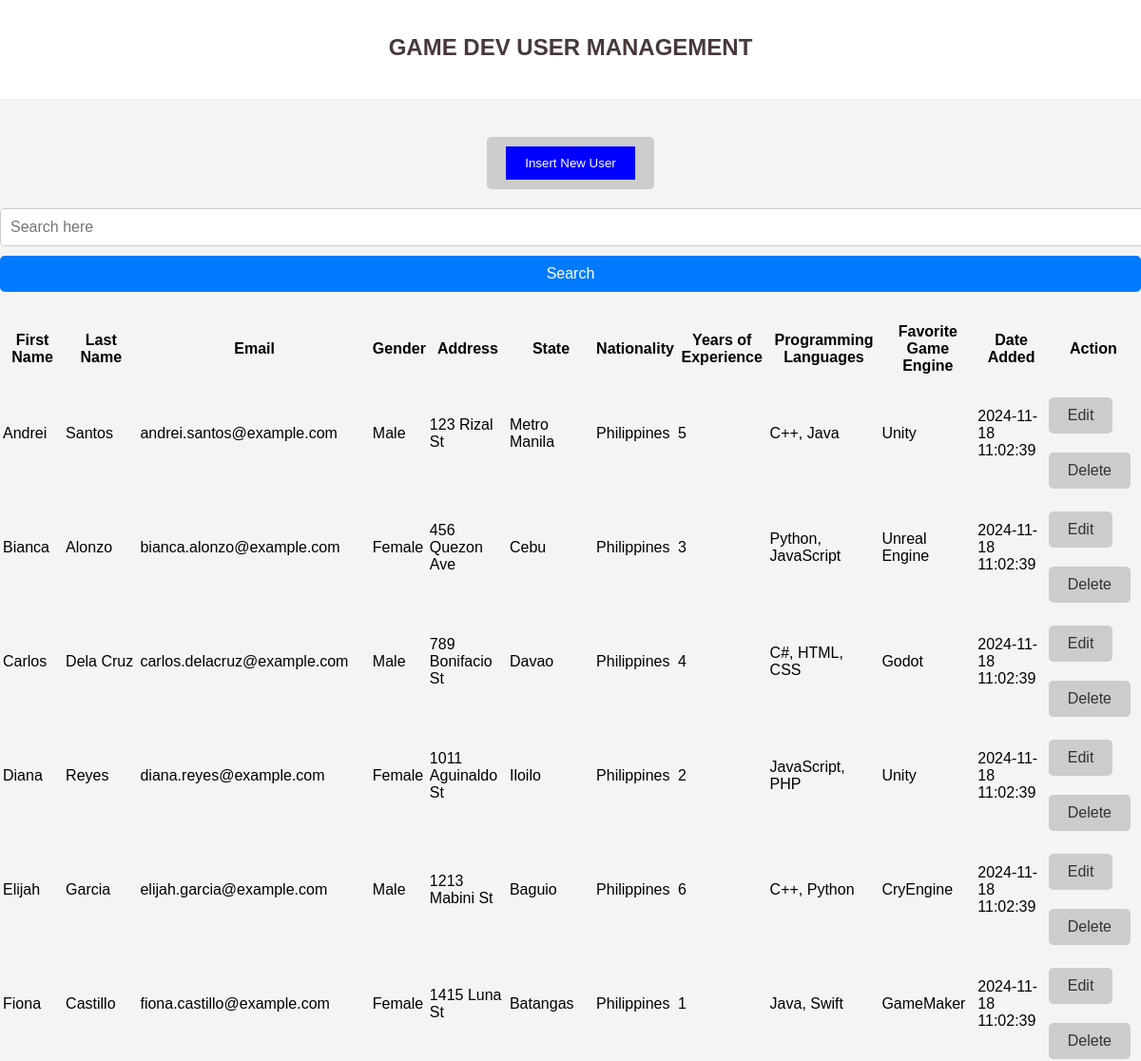
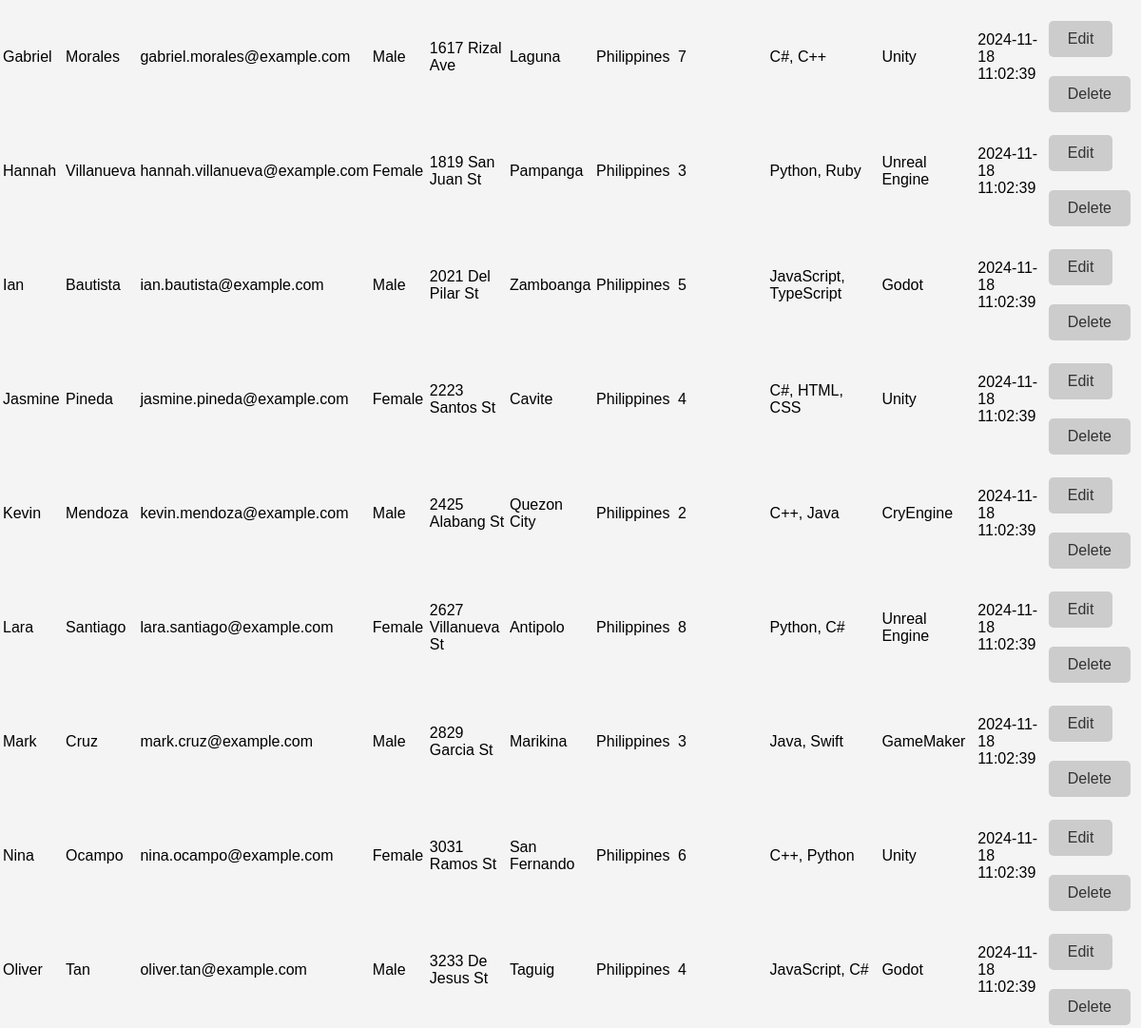
The page / on the database its author committed (2 pictures, top to bottom).
### tables this page shows
CREATE TABLE game_developer_applicants (
    id INT AUTO_INCREMENT PRIMARY KEY,
    first_name VARCHAR(255),
    last_name VARCHAR(255),
    email VARCHAR(255),
    gender VARCHAR(50),
    address VARCHAR(255),
    state VARCHAR(100),
    nationality VARCHAR(100),
    years_of_experience INT,
    programming_languages VARCHAR(255),
    favorite_game_engine VARCHAR(255),
    date_added TIMESTAMP DEFAULT CURRENT_TIMESTAMP
);

### core/models.php (called while the page is built, shortened)
<?php
function getAllUsers($pdo) {
    $sql = "SELECT * FROM game_developer_applicants ORDER BY first_name ASC";
    $stmt = $pdo->prepare($sql);
    $executeQuery = $stmt->execute();
    if ($executeQuery) {
        return [
            'message' => 'Records retrieved successfully.',
            'statusCode' => 200,
            'querySet' => $stmt->fetchAll(PDO::FETCH_ASSOC)
        ];
    }
    return [
        'message' => 'Failed to retrieve records.',
        'statusCode' => 400
    ];
}
?>

### index.php (the view, shortened to what this page needs)
<?php require_once 'core/dbConfig.php'; ?>
<?php require_once 'core/models.php'; ?>
<!DOCTYPE html>
<html lang="en">
<head>
    <link rel="stylesheet" href="styles.css">
</head>
<body>
<header style="text-align: center; background-color: white; color: white; padding: 20px;">
    <h1>GAME DEV USER MANAGEMENT</h1>
</header>
<div style="text-align: center; margin-top: 20px;">
    <a href="insert.php">
        <button style="padding: 10px 20px; background-color: blue; color: white; border: none; cursor: pointer;">
            Insert New User
        </button>
    </a>
</div>
<form action="<?php echo htmlspecialchars($_SERVER['PHP_SELF']); ?>" method="GET">
    <input type="text" name="searchInput" placeholder="Search here" required>
    <input type="submit" name="searchBtn" value="Search">
</form>
<table style="width:100%; margin-top: 20px;">
    <tr>
        <th>First Name</th>
        <th>Last Name</th>
        <th>Email</th>
        <th>Gender</th>
        <th>Address</th>
        <th>State</th>
        <th>Nationality</th>
        <th>Years of Experience</th>
        <th>Programming Languages</th>
        <th>Favorite Game Engine</th>
        <th>Date Added</th>
        <th>Action</th>
    </tr>
    <?php
if (isset($_GET['searchBtn']) && !empty($_GET['searchInput'])) {
    $searchForAUserResponse = searchForAUser($pdo, $_GET['searchInput']);
    if ($searchForAUserResponse['statusCode'] == 200) {
        $searchForAUser = $searchForAUserResponse['querySet'];
        if (!empty($searchForAUser)) {
            foreach ($searchForAUser as $row) {
    ?>
                <tr>
                    <td><?php echo htmlspecialchars($row['first_name']); ?></td>
                    <td><?php echo htmlspecialchars($row['last_name']); ?></td>
                    <td><?php echo htmlspecialchars($row['email']); ?></td>
                    <td><?php echo htmlspecialchars($row['gender']); ?></td>
                    <td><?php echo htmlspecialchars($row['address']); ?></td>
                    <td><?php echo htmlspecialchars($row['state']); ?></td>
                    <td><?php echo htmlspecialchars($row['nationality']); ?></td>
                    <td><?php echo htmlspecialchars($row['years_of_experience']); ?></td>
                    <td><?php echo htmlspecialchars($row['programming_languages']); ?></td>
                    <td><?php echo htmlspecialchars($row['favorite_game_engine']); ?></td>
                    <td><?php echo htmlspecialchars($row['date_added']); ?></td>
                    <td>
                        <a href="edit.php?id=<?php echo $row['id']; ?>">Edit</a>
                        <a href="delete.php?id=<?php echo $row['id']; ?>">Delete</a>
                    </td>
                </tr>
    <?php
            }
        } else {
            echo "<tr><td colspan='12'>No users found matching your search criteria.</td></tr>";
        }
    } else {
        echo "<tr><td colspan='12'>" . htmlspecialchars($searchForAUserResponse['message']) . "</td></tr>";
    }
} else {
    $getAllUsersResponse = getAllUsers($pdo);
    if ($getAllUsersResponse['statusCode'] == 200) {
        $getAllUsers = $getAllUsersResponse['querySet'];
        foreach ($getAllUsers as $row) {
    ?>
            <tr>
                <td><?php echo htmlspecialchars($row['first_name']); ?></td>
                <td><?php echo htmlspecialchars($row['last_name']); ?></td>
                <td><?php echo htmlspecialchars($row['email']); ?></td>
                <td><?php echo htmlspecialchars($row['gender']); ?></td>
                <td><?php echo htmlspecialchars($row['address']); ?></td>
                <td><?php echo htmlspecialchars($row['state']); ?></td>
                <td><?php echo htmlspecialchars($row['nationality']); ?></td>
                <td><?php echo htmlspecialchars($row['years_of_experience']); ?></td>
                <td><?php echo htmlspecialchars($row['programming_languages']); ?></td>
                <td><?php echo htmlspecialchars($row['favorite_game_engine']); ?></td>
                <td><?php echo htmlspecialchars($row['date_added']); ?></td>
                <td>
                    <a href="edit.php?id=<?php echo $row['id']; ?>">Edit</a>
                    <a href="delete.php?id=<?php echo $row['id']; ?>">Delete</a>
                </td>
            </tr>
    <?php
        }
    } else {
?>
        <tr>
            <td colspan="12"><?php echo htmlspecialchars($getAllUsersResponse['message']); ?></td>
        </tr>
<?php
    }
}
?>
</table>
</body>
</html>

### styles.css (style rules this page uses)
body { font-family: Arial, sans-serif; background-color: #f4f4f4; margin: 0; padding: 0; }
h1, h2 { color: #473939; }
h1 { font-size: 24px; margin-bottom: 20px; }
form { margin-top: 20px; }
input[type="text"], input[type="email"], input[type="submit"] { width: 100%; padding: 10px; margin-bottom: 10px; border-radius: 5px; border: 1px solid #ccc; font-size: 16px; }
input[type="submit"] { background-color: #007BFF; color: white; cursor: pointer; border: none; transition: background-color 0.3s ease; }
a { display: inline-block; margin-top: 20px; padding: 10px 20px; text-decoration: none; background-color: #ccc; color: #333; border-radius: 5px; transition: background-color 0.3s ease; }

### rows shown on the page
game_developer_applicants: first_name "Andrei", last_name "Santos", email "andrei.santos@example.com", gender "Male", address "123 Rizal St", state "Metro Manila", nationality "Philippines", years_of_experience "5", programming_languages "C++, Java", favorite_game_engine "Unity", date_added "2024-11-18 11:02:39"
game_developer_applicants: first_name "Bianca", last_name "Alonzo", email "bianca.alonzo@example.com", gender "Female", address "456 Quezon Ave", state "Cebu", nationality "Philippines", years_of_experience "3", programming_languages "Python, JavaScript", favorite_game_engine "Unreal Engine", date_added "2024-11-18 11:02:39"
game_developer_applicants: first_name "Carlos", last_name "Dela Cruz", email "carlos.delacruz@example.com", gender "Male", address "789 Bonifacio St", state "Davao", nationality "Philippines", years_of_experience "4", programming_languages "C#, HTML, CSS", favorite_game_engine "Godot", date_added "2024-11-18 11:02:39"
game_developer_applicants: first_name "Diana", last_name "Reyes", email "diana.reyes@example.com", gender "Female", address "1011 Aguinaldo St", state "Iloilo", nationality "Philippines", years_of_experience "2", programming_languages "JavaScript, PHP", favorite_game_engine "Unity", date_added "2024-11-18 11:02:39"
game_developer_applicants: first_name "Elijah", last_name "Garcia", email "elijah.garcia@example.com", gender "Male", address "1213 Mabini St", state "Baguio", nationality "Philippines", years_of_experience "6", programming_languages "C++, Python", favorite_game_engine "CryEngine", date_added "2024-11-18 11:02:39"
game_developer_applicants: first_name "Fiona", last_name "Castillo", email "fiona.castillo@example.com", gender "Female", address "1415 Luna St", state "Batangas", nationality "Philippines", years_of_experience "1", programming_languages "Java, Swift", favorite_game_engine "GameMaker", date_added "2024-11-18 11:02:39"
game_developer_applicants: first_name "Gabriel", last_name "Morales", email "gabriel.morales@example.com", gender "Male", address "1617 Rizal Ave", state "Laguna", nationality "Philippines", years_of_experience "7", programming_languages "C#, C++", favorite_game_engine "Unity", date_added "2024-11-18 11:02:39"
game_developer_applicants: first_name "Hannah", last_name "Villanueva", email "hannah.villanueva@example.com", gender "Female", address "1819 San Juan St", state "Pampanga", nationality "Philippines", years_of_experience "3", programming_languages "Python, Ruby", favorite_game_engine "Unreal Engine", date_added "2024-11-18 11:02:39"
game_developer_applicants: first_name "Ian", last_name "Bautista", email "ian.bautista@example.com", gender "Male", address "2021 Del Pilar St", state "Zamboanga", nationality "Philippines", years_of_experience "5", programming_languages "JavaScript, TypeScript", favorite_game_engine "Godot", date_added "2024-11-18 11:02:39"
game_developer_applicants: first_name "Jasmine", last_name "Pineda", email "jasmine.pineda@example.com", gender "Female", address "2223 Santos St", state "Cavite", nationality "Philippines", years_of_experience "4", programming_languages "C#, HTML, CSS", favorite_game_engine "Unity", date_added "2024-11-18 11:02:39"
game_developer_applicants: first_name "Kevin", last_name "Mendoza", email "kevin.mendoza@example.com", gender "Male", address "2425 Alabang St", state "Quezon City", nationality "Philippines", years_of_experience "2", programming_languages "C++, Java", favorite_game_engine "CryEngine", date_added "2024-11-18 11:02:39"
game_developer_applicants: first_name "Lara", last_name "Santiago", email "lara.santiago@example.com", gender "Female", address "2627 Villanueva St", state "Antipolo", nationality "Philippines", years_of_experience "8", programming_languages "Python, C#", favorite_game_engine "Unreal Engine", date_added "2024-11-18 11:02:39"
game_developer_applicants: first_name "Mark", last_name "Cruz", email "mark.cruz@example.com", gender "Male", address "2829 Garcia St", state "Marikina", nationality "Philippines", years_of_experience "3", programming_languages "Java, Swift", favorite_game_engine "GameMaker", date_added "2024-11-18 11:02:39"
game_developer_applicants: first_name "Nina", last_name "Ocampo", email "nina.ocampo@example.com", gender "Female", address "3031 Ramos St", state "San Fernando", nationality "Philippines", years_of_experience "6", programming_languages "C++, Python", favorite_game_engine "Unity", date_added "2024-11-18 11:02:39"
game_developer_applicants: first_name "Oliver", last_name "Tan", email "oliver.tan@example.com", gender "Male", address "3233 De Jesus St", state "Taguig", nationality "Philippines", years_of_experience "4", programming_languages "JavaScript, C#", favorite_game_engine "Godot", date_added "2024-11-18 11:02:39"
